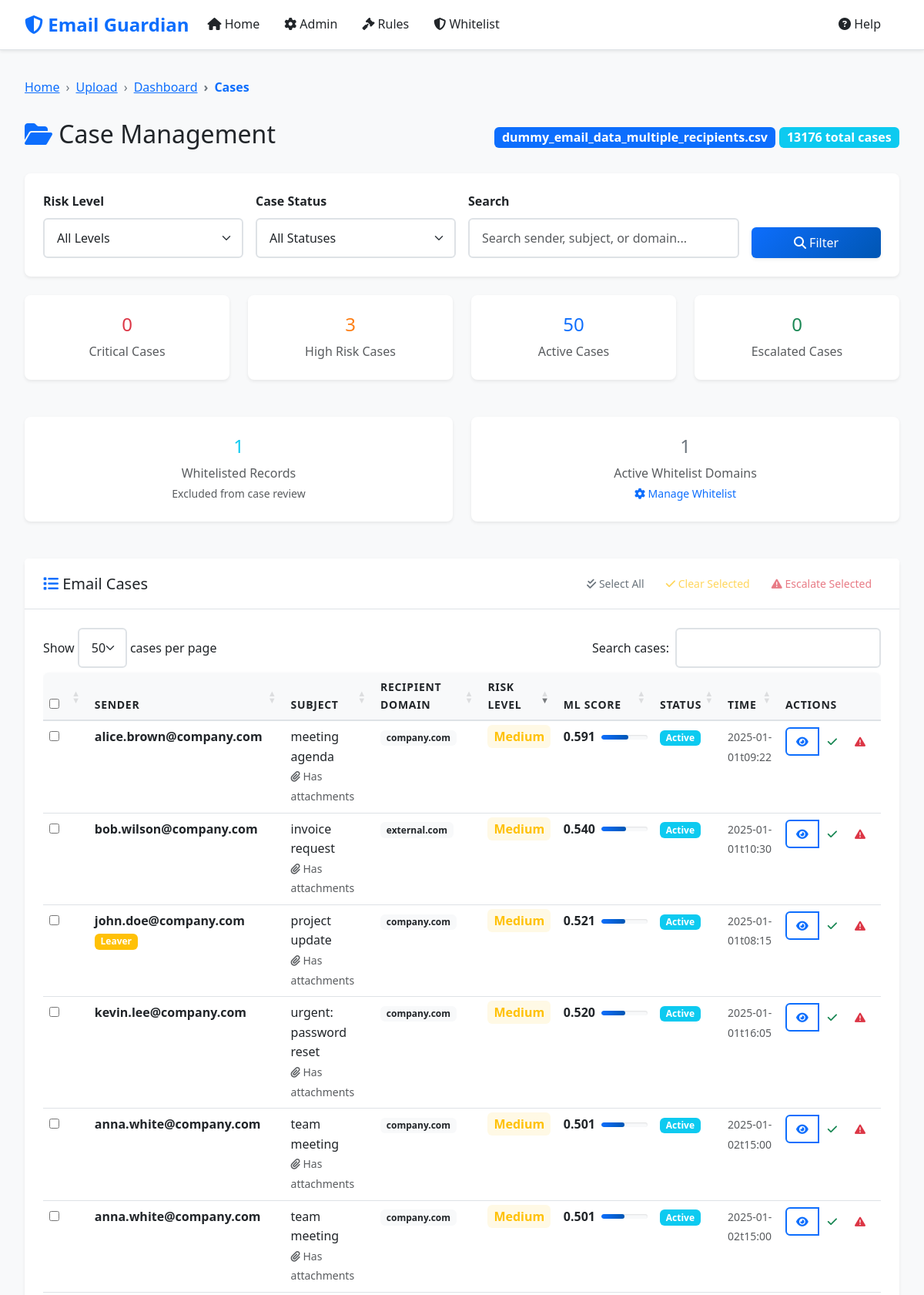
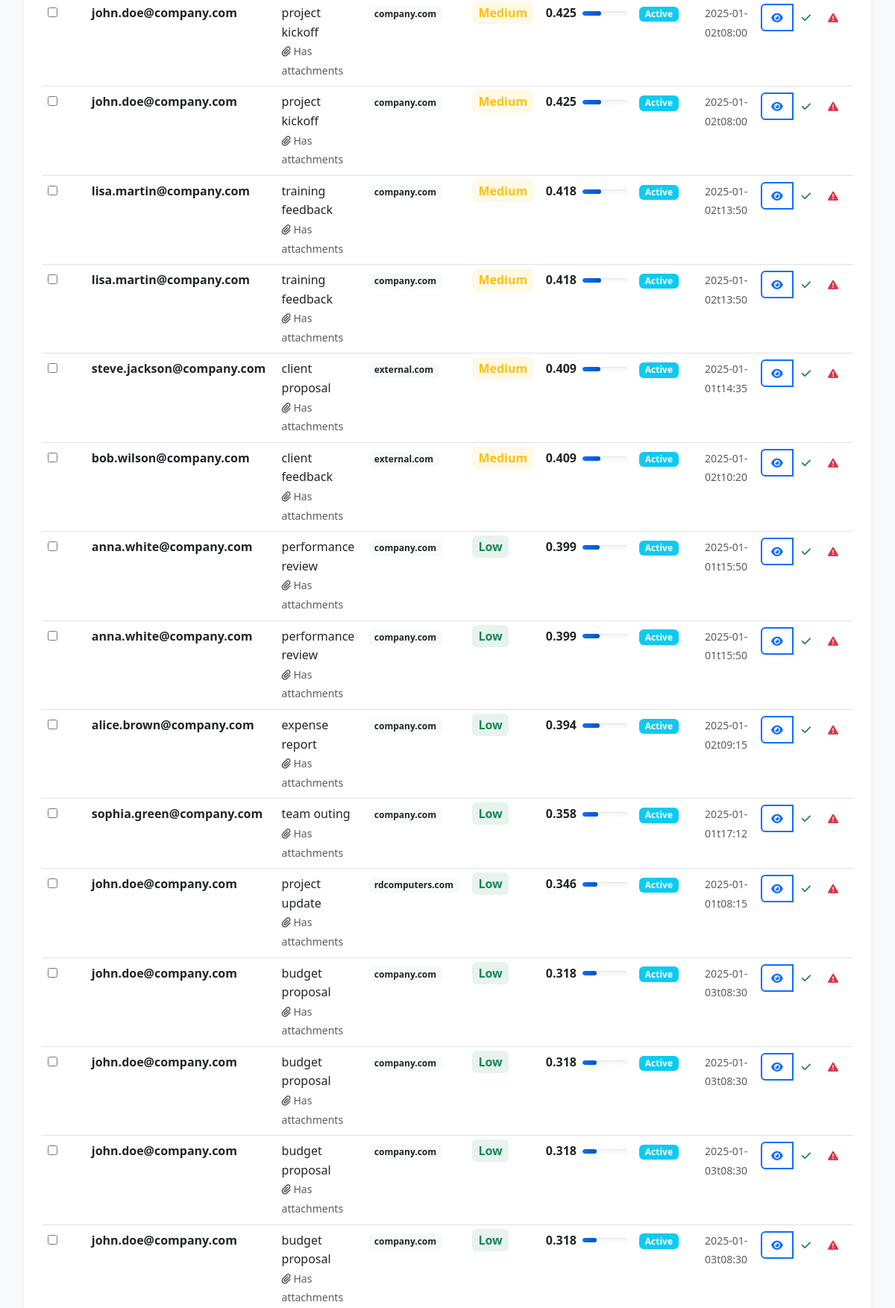
Page /cases/93a7ca6f-af6e-41ef-b577-e3e2a5fcd763 (upper part) on the committed database (2 pictures, top to bottom).
### models.py (models this page shows, shortened)
class ProcessingSession(db.Model):
    __tablename__ = 'processing_sessions'
    id = db.Column(db.String(36), primary_key=True)
    filename = db.Column(db.String(255), nullable=False)
    upload_time = db.Column(db.DateTime, default=datetime.utcnow)
    total_records = db.Column(db.Integer, default=0)
    processed_records = db.Column(db.Integer, default=0)
    status = db.Column(db.String(50), default='uploaded')  # uploaded, processing, completed, error
    error_message = db.Column(Text)
    processing_stats = db.Column(JSON)
    data_path = db.Column(db.String(500))
    is_compressed = db.Column(db.Boolean, default=False)
    exclusion_applied = db.Column(db.Boolean, default=False)
    whitelist_applied = db.Column(db.Boolean, default=False)
    rules_applied = db.Column(db.Boolean, default=False)
    ml_applied = db.Column(db.Boolean, default=False)
    current_chunk = db.Column(db.Integer, default=0)
    total_chunks = db.Column(db.Integer, default=0)

class EmailRecord(db.Model):
    __tablename__ = 'email_records'
    id = db.Column(db.Integer, primary_key=True)
    session_id = db.Column(db.String(36), db.ForeignKey('processing_sessions.id'), nullable=False)
    record_id = db.Column(db.String(100), nullable=False)  # Unique within session
    time = db.Column(db.String(100))
    sender = db.Column(db.String(255))
    subject = db.Column(Text)
    attachments = db.Column(Text)
    recipients = db.Column(Text)
    recipients_email_domain = db.Column(db.String(255))
    leaver = db.Column(db.String(10))
    termination_date = db.Column(db.String(100))
    wordlist_attachment = db.Column(Text)
    wordlist_subject = db.Column(Text)
    bunit = db.Column(db.String(255))
    department = db.Column(db.String(255))
    status = db.Column(db.String(100))
    user_response = db.Column(Text)
    final_outcome = db.Column(db.String(255))
    justification = db.Column(Text)
    excluded_by_rule = db.Column(db.String(500))
    whitelisted = db.Column(db.Boolean, default=False)
    rule_matches = db.Column(Text)  # JSON string of matched rules
    ml_risk_score = db.Column(db.Float)
    ml_anomaly_score = db.Column(db.Float)
    risk_level = db.Column(db.String(20))  # Critical, High, Medium, Low
    ml_explanation = db.Column(Text)
    case_status = db.Column(db.String(20), default='Active')  # Active, Cleared, Escalated
    assigned_to = db.Column(db.String(255))
    notes = db.Column(Text)
    escalated_at = db.Column(db.DateTime)
    resolved_at = db.Column(db.DateTime)

### routes.py (the view, shortened to what this page needs)
@app.route('/cases/<session_id>')
def cases(session_id):
    session = ProcessingSession.query.get_or_404(session_id)
    page = request.args.get('page', 1, type=int)
    risk_level = request.args.get('risk_level', '')
    case_status = request.args.get('case_status', '')
    search = request.args.get('search', '')
    query = EmailRecord.query.filter_by(session_id=session_id).filter(
        EmailRecord.whitelisted != True
    )
    if risk_level:
        query = query.filter(EmailRecord.risk_level == risk_level)
    if case_status:
        query = query.filter(EmailRecord.case_status == case_status)
    cases_pagination = query.order_by(EmailRecord.ml_risk_score.desc()).paginate(
        page=page, per_page=50, error_out=False
    )
    total_whitelisted = EmailRecord.query.filter_by(session_id=session_id).filter(
        EmailRecord.whitelisted == True
    ).count()
    active_whitelist_domains = WhitelistDomain.query.filter_by(is_active=True).count()
    return render_template('cases.html',
                         session=session,
                         cases=cases_pagination,
                         risk_level=risk_level,
                         case_status=case_status,
                         search=search,
                         total_whitelisted=total_whitelisted,
                         active_whitelist_domains=active_whitelist_domains)

### templates/cases.html (shortened to what this page needs)
{% extends "base.html" %}
{% block breadcrumb_items %}
<li class="breadcrumb-item"><a href="{{ url_for('index') }}">Upload</a></li>
<li class="breadcrumb-item"><a href="{{ url_for('dashboard', session_id=session.id) }}">Dashboard</a></li>
<li class="breadcrumb-item active">Cases</li>
{% endblock %}
{% block content %}
<div class="row mb-4">
    <div class="col-12">
        <div class="d-flex justify-content-between align-items-center">
            <h1 class="h2">
                <i class="fas fa-folder-open text-primary"></i>
                Case Management
            </h1>
            <div class="session-info">
                <span class="badge bg-primary fs-6">{{ session.filename }}</span>
                <span class="badge bg-info fs-6">{{ cases.total }} total cases</span>
            </div>
        </div>
    </div>
</div>
<div class="filter-bar">
    <form method="GET" id="filterForm" class="row g-3">
        <div class="col-md-3">
            <label for="risk_level" class="form-label">Risk Level</label>
            <select class="form-select" id="risk_level" name="risk_level">
                <option value="">All Levels</option>
            </select>
        </div>
        <div class="col-md-3">
            <label for="case_status" class="form-label">Case Status</label>
            <select class="form-select" id="case_status" name="case_status">
                <option value="">All Statuses</option>
            </select>
        </div>
        <div class="col-md-4">
            <label for="search" class="form-label">Search</label>
            <input type="text" class="form-control" id="search" name="search"
                   placeholder="Search sender, subject, or domain..." value="{{ search }}">
        </div>
        <div class="col-md-2">
            <label class="form-label">&nbsp;</label>
            <div class="d-grid">
                <button type="submit" class="btn btn-primary">
                    <i class="fas fa-search"></i> Filter
                </button>
            </div>
        </div>
    </form>
</div>
<div class="row mb-4">
    <div class="col-md-3">
        <div class="card text-center border-danger">
            <div class="card-body">
                <h4 class="text-danger">{{ cases.items | selectattr('risk_level', 'equalto', 'Critical') | list | length }}</h4>
                <p class="text-muted mb-0">Critical Cases</p>
            </div>
        </div>
    </div>
    <div class="col-md-3">
        <div class="card text-center border-warning">
            <div class="card-body">
                <h4 class="text-warning">{{ cases.items | selectattr('risk_level', 'equalto', 'High') | list | length }}</h4>
                <p class="text-muted mb-0">High Risk Cases</p>
            </div>
        </div>
    </div>
    <div class="col-md-3">
        <div class="card text-center border-primary">
            <div class="card-body">
                <h4 class="text-primary">{{ cases.items | selectattr('case_status', 'equalto', 'Active') | list | length }}</h4>
                <p class="text-muted mb-0">Active Cases</p>
            </div>
        </div>
    </div>
    <div class="col-md-3">
        <div class="card text-center border-success">
            <div class="card-body">
                <h4 class="text-success">{{ cases.items | selectattr('case_status', 'equalto', 'Escalated') | list | length }}</h4>
                <p class="text-muted mb-0">Escalated Cases</p>
            </div>
        </div>
    </div>
</div>
<div class="row mb-4">
    <div class="col-md-6">
        <div class="card text-center border-info">
            <div class="card-body">
                <h4 class="text-info">{{ total_whitelisted }}</h4>
                <p class="text-muted mb-0">Whitelisted Records</p>
                <small class="text-muted">Excluded from case review</small>
            </div>
        </div>
    </div>
    <div class="col-md-6">
        <div class="card text-center border-secondary">
            <div class="card-body">
                <h4 class="text-secondary">{{ active_whitelist_domains }}</h4>
                <p class="text-muted mb-0">Active Whitelist Domains</p>
                <small class="text-muted">
                    <a href="{{ url_for('whitelist_analysis', session_id=session.id) }}" class="text-decoration-none">
                        <i class="fas fa-cog"></i> Manage Whitelist
                    </a>
                </small>
            </div>
        </div>
    </div>
</div>
<div class="card">
    <div class="card-header">
        <div class="d-flex justify-content-between align-items-center">
            <h5 class="card-title mb-0">
                <i class="fas fa-list text-primary"></i>
                Email Cases
            </h5>
            <div class="bulk-actions">
                <button class="btn btn-sm btn-outline-secondary" onclick="selectAllCases()">
                    <i class="fas fa-check-double"></i> Select All
                </button>
                <button class="btn btn-sm btn-outline-warning" onclick="bulkClearCases()" disabled id="bulkClearBtn">
                    <i class="fas fa-check"></i> Clear Selected
                </button>
                <button class="btn btn-sm btn-outline-danger" onclick="bulkEscalateCases()" disabled id="bulkEscalateBtn">
                    <i class="fas fa-exclamation-triangle"></i> Escalate Selected
                </button>
            </div>
        </div>
    </div>
    <div class="card-body">
        {% if cases.items %}
        <div class="table-responsive">
            <table class="table table-hover" id="casesTable">
                <thead>
                    <tr>
                        <th width="30">
                            <input type="checkbox" id="selectAll" onchange="toggleSelectAll()">
                        </th>
                        <th>Sender</th>
                        <th>Subject</th>
                        <th>Recipient Domain</th>
                        <th>Risk Level</th>
                        <th>ML Score</th>
                        <th>Status</th>
                        <th>Time</th>
                        <th>Actions</th>
                    </tr>
                </thead>
                <tbody>
                    {% for case in cases.items %}
                    <tr>
                        <td>
                            <input type="checkbox" class="case-checkbox" value="{{ case.record_id }}" onchange="updateBulkActions()">
                        </td>
                        <td>
                            <div>
                                <strong>{{ case.sender[:30] }}{% if case.sender|length > 30 %}...{% endif %}</strong>
                                {% if case.leaver and case.leaver.lower() in ['yes', 'true', '1'] %}
                                    <span class="badge bg-warning">Leaver</span>
                                {% endif %}
                            </div>
                        </td>
                        <td>
                            <div title="{{ case.subject }}">
                                {{ case.subject[:50] }}{% if case.subject|length > 50 %}...{% endif %}
                            </div>
                            {% if case.attachments %}
                                <small class="text-muted">
                                    <i class="fas fa-paperclip"></i> Has attachments
                                </small>
                            {% endif %}
                        </td>
                        <td>
                            <span class="badge bg-light text-dark">{{ case.recipients_email_domain }}</span>
                        </td>
                        <td>
                            <span class="risk-{{ case.risk_level.lower() if case.risk_level else 'low' }}">
                                {{ case.risk_level or 'Low' }}
                            </span>
                        </td>
                        <td>
                            <div class="d-flex align-items-center">
                                <span class="fw-bold">{{ "%.3f"|format(case.ml_risk_score or 0) }}</span>
                                <div class="progress ms-2" style="width: 60px; height: 6px;">
                                    <div class="progress-bar bg-{% if (case.ml_risk_score or 0) > 0.7 %}danger{% elif (case.ml_risk_score or 0) > 0.4 %}warning{% else %}success{% endif %}"
                                         style="width: {{ ((case.ml_risk_score or 0) * 100)|int }}%"></div>
                                </div>
                            </div>
                        </td>
                        <td>
                            <span class="badge status-{{ case.case_status.lower() if case.case_status else 'active' }}">
                                {{ case.case_status or 'Active' }}
                            </span>
                        </td>
                        <td>
                            <small class="text-muted">{{ case.time[:16] if case.time else 'N/A' }}</small>
                        </td>
                        <td>
                            <div class="btn-group" role="group">
                                <button class="btn btn-sm btn-outline-primary view-case-btn"
                                        data-record-id="{{ case.record_id }}" title="View Details">
                                    <i class="fas fa-eye"></i>
                                </button>
                                <button class="btn btn-sm btn-outline-success update-case-status-btn"
                                        data-record-id="{{ case.record_id }}" data-new-status="Cleared" title="Clear Case">
                                    <i class="fas fa-check"></i>
                                </button>
                                <button class="btn btn-sm btn-outline-danger escalate-case-btn"
                                        data-record-id="{{ case.record_id }}" title="Escalate">
                                    <i class="fas fa-exclamation-triangle"></i>
                                </button>
                            </div>
                        </td>
                    </tr>
                    {% endfor %}
                </tbody>
            </table>
        </div>
        {% endif %}
    </div>
</div>
{% endblock %}

### rows in the picture
ProcessingSession: filename "dummy_email_data_multiple_recipients.csv"
EmailRecord: sender "alice.brown@company.com", subject "meeting agenda", attachments "Has attachments", recipients_email_domain "company.com", risk_level "Medium", ml_risk_score "0.591", case_status "Active", time "2025-01-01t09:22"
EmailRecord: sender "bob.wilson@company.com", subject "invoice request", attachments "Has attachments", recipients_email_domain "external.com", risk_level "Medium", ml_risk_score "0.540", case_status "Active", time "2025-01-01t10:30"
EmailRecord: sender "john.doe@company.com", leaver "Leaver", subject "project update", attachments "Has attachments", recipients_email_domain "company.com", risk_level "Medium", ml_risk_score "0.521", case_status "Active", time "2025-01-01t08:15"
EmailRecord: sender "kevin.lee@company.com", subject "urgent: password reset", attachments "Has attachments", recipients_email_domain "company.com", risk_level "Medium", ml_risk_score "0.520", case_status "Active", time "2025-01-01t16:05"
EmailRecord: sender "anna.white@company.com", subject "team meeting", attachments "Has attachments", recipients_email_domain "company.com", risk_level "Medium", ml_risk_score "0.501", case_status "Active", time "2025-01-02t15:00"
EmailRecord: sender "anna.white@company.com", subject "team meeting", attachments "Has attachments", recipients_email_domain "company.com", risk_level "Medium", ml_risk_score "0.501", case_status "Active", time "2025-01-02t15:00"
EmailRecord: sender "john.doe@company.com", subject "project kickoff", shows "Has attachments", recipients_email_domain "company.com", risk_level "Medium", ml_risk_score "0.425", case_status "Active", time "2025-01-02t08:00"
EmailRecord: sender "john.doe@company.com", subject "project kickoff", shows "Has attachments", recipients_email_domain "company.com", risk_level "Medium", ml_risk_score "0.425", case_status "Active", time "2025-01-02t08:00"
EmailRecord: sender "lisa.martin@company.com", subject "training feedback", shows "Has attachments", recipients_email_domain "company.com", risk_level "Medium", ml_risk_score "0.418", case_status "Active", time "2025-01-02t13:50"
EmailRecord: sender "lisa.martin@company.com", subject "training feedback", shows "Has attachments", recipients_email_domain "company.com", risk_level "Medium", ml_risk_score "0.418", case_status "Active", time "2025-01-02t13:50"
EmailRecord: sender "steve.jackson@company.com", subject "client proposal", attachments "Has attachments", recipients_email_domain "external.com", risk_level "Medium", ml_risk_score "0.409", case_status "Active", time "2025-01-01t14:35"
EmailRecord: sender "bob.wilson@company.com", subject "client feedback", attachments "Has attachments", recipients_email_domain "external.com", risk_level "Medium", ml_risk_score "0.409", case_status "Active", time "2025-01-02t10:20"
EmailRecord: sender "anna.white@company.com", subject "performance review", attachments "Has attachments", recipients_email_domain "company.com", risk_level "Low", ml_risk_score "0.399", case_status "Active", time "2025-01-01t15:50"
EmailRecord: sender "anna.white@company.com", subject "performance review", attachments "Has attachments", recipients_email_domain "company.com", risk_level "Low", ml_risk_score "0.399", case_status "Active", time "2025-01-01t15:50"
EmailRecord: sender "alice.brown@company.com", subject "expense report", attachments "Has attachments", recipients_email_domain "company.com", risk_level "Low", ml_risk_score "0.394", case_status "Active", time "2025-01-02t09:15"
EmailRecord: sender "sophia.green@company.com", subject "team outing", shows "Has attachments", recipients_email_domain "company.com", risk_level "Low", ml_risk_score "0.358", case_status "Active", time "2025-01-01t17:12"
EmailRecord: sender "john.doe@company.com", subject "project update", attachments "Has attachments", recipients_email_domain "rdcomputers.com", risk_level "Low", ml_risk_score "0.346", case_status "Active", time "2025-01-01t08:15"
EmailRecord: sender "john.doe@company.com", subject "budget proposal", attachments "Has attachments", recipients_email_domain "company.com", risk_level "Low", ml_risk_score "0.318", case_status "Active", time "2025-01-03t08:30"
EmailRecord: sender "john.doe@company.com", subject "budget proposal", attachments "Has attachments", recipients_email_domain "company.com", risk_level "Low", ml_risk_score "0.318", case_status "Active", time "2025-01-03t08:30"
EmailRecord: sender "john.doe@company.com", subject "budget proposal", attachments "Has attachments", recipients_email_domain "company.com", risk_level "Low", ml_risk_score "0.318", case_status "Active", time "2025-01-03t08:30"
EmailRecord: sender "john.doe@company.com", subject "budget proposal", attachments "Has attachments", recipients_email_domain "company.com", risk_level "Low", ml_risk_score "0.318", case_status "Active", time "2025-01-03t08:30"

### other values in the picture
{{ cases.total }} "13176"
{{ total_whitelisted }} "1"
{{ active_whitelist_domains }} "1"
